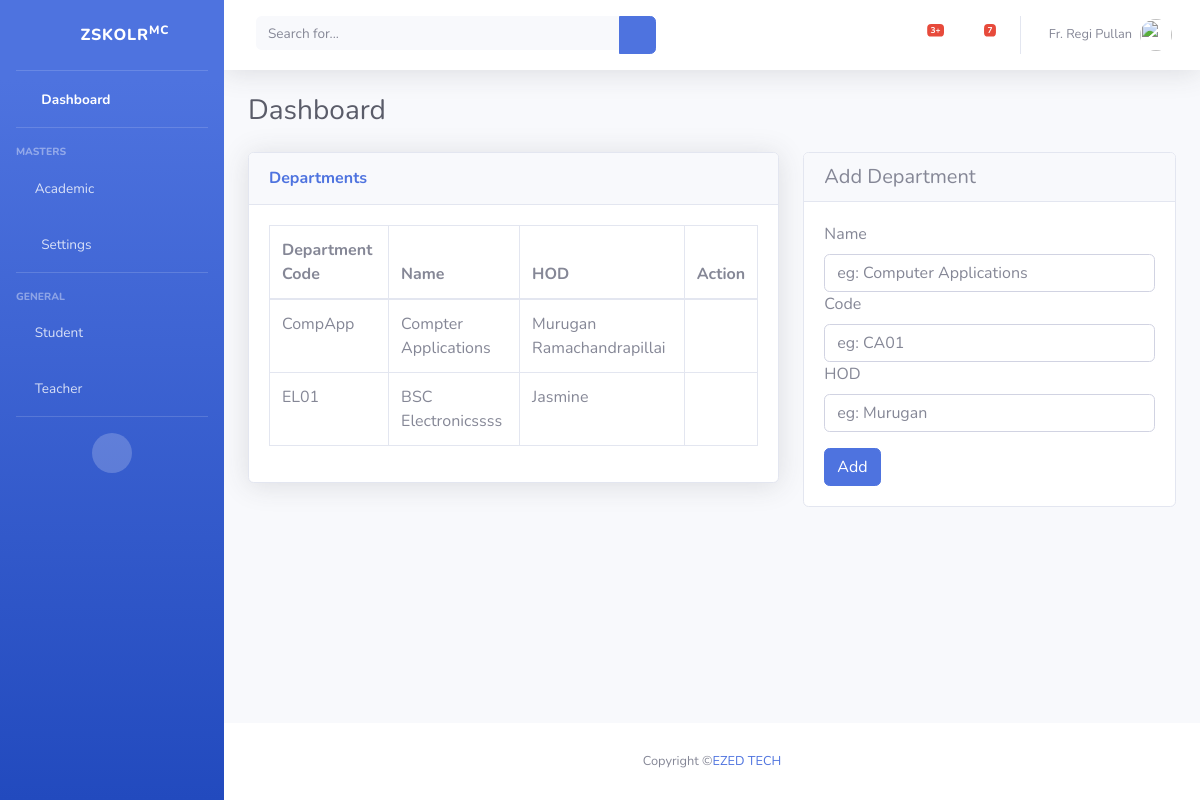
Page /department/ on the committed database.
### skolr/models.py (models this page shows, shortened)
class Department(models.Model):
    name = models.CharField(max_length = 100)
    code = models.CharField(max_length = 10)
    hod = models.CharField(max_length = 200)

### skolr/views.py (the view)
# urls.py: path('department/', views.department, name='department'),
def department(request): #department_add is written with this view itself
    if request.method=='POST':
        name = request.POST['name']
        code = request.POST['code']
        hod = request.POST['hod']
        dept = Department()
        dept.name = name
        dept.code = code
        dept.hod = hod
        dept.save()
        department = Department.objects.all()
        return render(request, 'department.html', {'departments': department})
    else:
        department = Department.objects.all()
        return render(request, 'department.html', {'departments': department})

### skolr/templates/department.html (shortened to what this page needs)
 {% extends 'base.html' %}
{% load static %}
{% block content %}
      <div id="content">
        <div class="container-fluid">
          <div class="d-sm-flex align-items-center justify-content-between mb-4">
            <h1 class="h3 mb-0 text-gray-800">Dashboard</h1>
          </div>
          <div class="row">
            <div class="col-xl-7 col-lg-7 col-md-14 col-sm-14 col-14">
                            <div class="card shadow mb-1">
                            <div class="card-header py-3">
                              <h6 class="m-0 font-weight-bold text-primary">Departments</h6>
                            </div>
                            <div class="card-body">
                              <div class="table-responsive">
                                <table class="table table-bordered" id="dataTable" width="100%" cellspacing="0">
                                    <thead>
                                        <tr>
                                        <th>Department Code</th>
                                        <th>Name</th>
                                        <th>HOD</th>
                                        <th>Action</th>
                                        </tr>
                                    </thead>
                                    <tbody>
                                        {% for department in departments %}
                                        <tr>
                                        <td>{{ department.code }}</td>
                                        <td>{{ department.name }}</td>
                                        <td>{{ department.hod }} </td>
                                        <td>
                                            <a href="{% url 'department_edit' department.id %}"> <i class="fas fa-edit"></i> </a>
                                            <a href="Delete" data-toggle="modal" data-target="#deptdeleteModal-{{department.id}}"> <i class="fas fa-trash"> </i> </a>
                                        </td>
                                        </tr>
                                        {% endfor %}
                                    </tbody>
                                    </table>
                              </div>
                            </div>
                          </div>
                      </div>
                      <div class="col-xl-5 col-lg-5 col-md-10 col-sm-10 col-10">
                            <div class="card">
                              <h5 class="card-header">Add Department</h5>
                              <div class="card-body">
                                <form method="post" action="">
                                  <div class="form-group">
                                    <label for="exampleInputCategory"> Name</label>
                                    <input type="text" class="form-control" name="name" placeholder="eg: Computer Applications" name="fcat" value="{{ dept_to_edit.name }}" required>
                                    <label for="exampleInputCategory"> Code</label>
                                    <input type="text" class="form-control" name="code" placeholder="eg: CA01" name="fcat" value="{{ dept_to_edit.code }}" required>
                                    <label for="exampleInputCategory"> HOD</label>
                                    <input type="text" class="form-control" name="hod" placeholder="eg: Murugan" name="fcat" value="{{ dept_to_edit.hod }}" required>
                                  </div>
                                  <div class="box-footer">
                                    {% if not dept_to_edit %}
                                    <button type="submit" class="btn btn-primary" name="submit" action="">Add</button>
                                    {% endif %}
                                  </div>
                                </form>
                              </div>
                            </div>
                          </div>
          </div>
        </div>
 </div>
      </div>
 {% endblock %}

### rows in the picture
Department: code "CompApp", name "Compter Applications", hod "Murugan Ramachandrapillai"
Department: code "EL01", name "BSC Electronicssss", hod "Jasmine"
